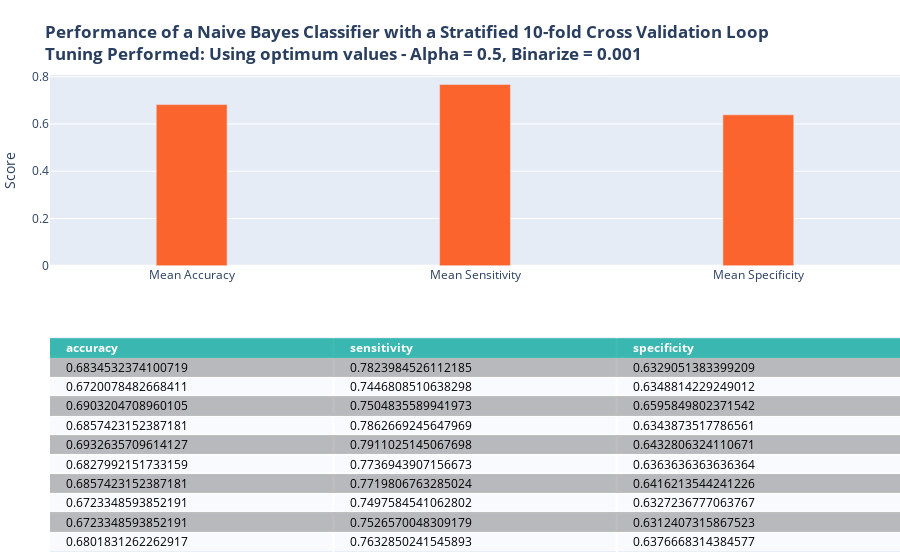

The notebook cell this image was saved under:
### Code cell
# fit model with alpha .5 and binarize .001 as found prior
cellTitle = '<b>Performance of a Naive Bayes Classifier with a Stratified 10-fold Cross Validation Loop<br>Tuning Performed: Using optimum values - Alpha = 0.5, Binarize = 0.001</b>'
nbScore = []
nb_clf = BernoulliNB(alpha=.5,binarize=.001,fit_prior=False)
for train,test in skf.split(X_mat,y):
    nb_clf.fit(X_mat[train],y.values.ravel()[train])
    y_hat = nb_clf.predict(X_mat[test])
    
    cm = confusion_matrix(y.loc[test],y_hat, labels=[1,0])
    nbScore.append({'accuracy':(cm[0,0]+cm[1,1])/sum(cm.ravel()),
                'sensitivity':cm[0,0]/(cm[0,0]+cm[0,1]),
                'specificity':cm[1,1]/(cm[1,1]+cm[1,0])})
nbScore = pd.DataFrame(nbScore)
nbFig = plotMetrics(nbScore, cellTitle)
nbFig.show()

### Figure 1 — Plotly figure (JSON) as saved in the notebook; plotly's stock layout.template omitted (floating-point values rounded to 4 significant figures)
{"data": [{"colorscale": [[0, "#00A699"], [0.5, "#a9a9a9"], [1, "#ffffff"]], "hoverinfo": "none", "opacity": 0.75, "showscale": false, "type": "heatmap", "z": [[0, 0, 0], [0.5, 0.5, 0.5], [1, 1, 1], [0.5, 0.5, 0.5], [1, 1, 1], [0.5, 0.5, 0.5], [1, 1, 1], [0.5, 0.5, 0.5], [1, 1, 1], [0.5, 0.5, 0.5], [1, 1, 1]]}, {"marker": {"color": "#FC642D"}, "type": "bar", "width": 0.25, "x": ["Mean Accuracy", "Mean Sensitivity", "Mean Specificity"], "xaxis": "x2", "y": [0.6818, 0.7666, 0.6385], "yaxis": "y2"}], "layout": {"annotations": [{"align": "left", "font": {"color": "#ffffff"}, "showarrow": false, "text": "<b>accuracy</b>", "x": -0.45, "xanchor": "left", "xref": "x", "y": 0, "yref": "y"}, {"align": "left", "font": {"color": "#ffffff"}, "showarrow": false, "text": "<b>sensitivity</b>", "x": 0.55, "xanchor": "left", "xref": "x", "y": 0, "yref": "y"}, {"align": "left", "font": {"color": "#ffffff"}, "showarrow": false, "text": "<b>specificity</b>", "x": 1.55, "xanchor": "left", "xref": "x", "y": 0, "yref": "y"}, {"align": "left", "font": {"color": "#000000"}, "showarrow": false, "text": "0.6834532374100719", "x": -0.45, "xanchor": "left", "xref": "x", "y": 1, "yref": "y"}, {"align": "left", "font": {"color": "#000000"}, "showarrow": false, "text": "0.7823984526112185", "x": 0.55, "xanchor": "left", "xref": "x", "y": 1, "yref": "y"}, {"align": "left", "font": {"color": "#000000"}, "showarrow": false, "text": "0.6329051383399209", "x": 1.55, "xanchor": "left", "xref": "x", "y": 1, "yref": "y"}, {"align": "left", "font": {"color": "#000000"}, "showarrow": false, "text": "0.6720078482668411", "x": -0.45, "xanchor": "left", "xref": "x", "y": 2, "yref": "y"}, {"align": "left", "font": {"color": "#000000"}, "showarrow": false, "text": "0.7446808510638298", "x": 0.55, "xanchor": "left", "xref": "x", "y": 2, "yref": "y"}, {"align": "left", "font": {"color": "#000000"}, "showarrow": false, "text": "0.6348814229249012", "x": 1.55, "xanchor": "left", "xref": "x", "y": 2, "yref": "y"}, {"align": "left", "font": {"color": "#000000"}, "showarrow": false, "text": "0.6903204708960105", "x": -0.45, "xanchor": "left", "xref": "x", "y": 3, "yref": "y"}, {"align": "left", "font": {"color": "#000000"}, "showarrow": false, "text": "0.7504835589941973", "x": 0.55, "xanchor": "left", "xref": "x", "y": 3, "yref": "y"}, {"align": "left", "font": {"color": "#000000"}, "showarrow": false, "text": "0.6595849802371542", "x": 1.55, "xanchor": "left", "xref": "x", "y": 3, "yref": "y"}, {"align": "left", "font": {"color": "#000000"}, "showarrow": false, "text": "0.6857423152387181", "x": -0.45, "xanchor": "left", "xref": "x", "y": 4, "yref": "y"}, {"align": "left", "font": {"color": "#000000"}, "showarrow": false, "text": "0.7862669245647969", "x": 0.55, "xanchor": "left", "xref": "x", "y": 4, "yref": "y"}, {"align": "left", "font": {"color": "#000000"}, "showarrow": false, "text": "0.6343873517786561", "x": 1.55, "xanchor": "left", "xref": "x", "y": 4, "yref": "y"}, {"align": "left", "font": {"color": "#000000"}, "showarrow": false, "text": "0.6932635709614127", "x": -0.45, "xanchor": "left", "xref": "x", "y": 5, "yref": "y"}, {"align": "left", "font": {"color": "#000000"}, "showarrow": false, "text": "0.7911025145067698", "x": 0.55, "xanchor": "left", "xref": "x", "y": 5, "yref": "y"}, {"align": "left", "font": {"color": "#000000"}, "showarrow": false, "text": "0.6432806324110671", "x": 1.55, "xanchor": "left", "xref": "x", "y": 5, "yref": "y"}, {"align": "left", "font": {"color": "#000000"}, "showarrow": false, "text": "0.6827992151733159", "x": -0.45, "xanchor": "left", "xref": "x", "y": 6, "yref": "y"}, {"align": "left", "font": {"color": "#000000"}, "showarrow": false, "text": "0.7736943907156673", "x": 0.55, "xanchor": "left", "xref": "x", "y": 6, "yref": "y"}, {"align": "left", "font": {"color": "#000000"}, "showarrow": false, "text": "0.6363636363636364", "x": 1.55, "xanchor": "left", "xref": "x", "y": 6, "yref": "y"}, {"align": "left", "font": {"color": "#000000"}, "showarrow": false, "text": "0.6857423152387181", "x": -0.45, "xanchor": "left", "xref": "x", "y": 7, "yref": "y"}, {"align": "left", "font": {"color": "#000000"}, "showarrow": false, "text": "0.7719806763285024", "x": 0.55, "xanchor": "left", "xref": "x", "y": 7, "yref": "y"}, {"align": "left", "font": {"color": "#000000"}, "showarrow": false, "text": "0.6416213544241226", "x": 1.55, "xanchor": "left", "xref": "x", "y": 7, "yref": "y"}, {"align": "left", "font": {"color": "#000000"}, "showarrow": false, "text": "0.6723348593852191", "x": -0.45, "xanchor": "left", "xref": "x", "y": 8, "yref": "y"}, {"align": "left", "font": {"color": "#000000"}, "showarrow": false, "text": "0.7497584541062802", "x": 0.55, "xanchor": "left", "xref": "x", "y": 8, "yref": "y"}, {"align": "left", "font": {"color": "#000000"}, "showarrow": false, "text": "0.6327236777063767", "x": 1.55, "xanchor": "left", "xref": "x", "y": 8, "yref": "y"}, {"align": "left", "font": {"color": "#000000"}, "showarrow": false, "text": "0.6723348593852191", "x": -0.45, "xanchor": "left", "xref": "x", "y": 9, "yref": "y"}, {"align": "left", "font": {"color": "#000000"}, "showarrow": false, "text": "0.7526570048309179", "x": 0.55, "xanchor": "left", "xref": "x", "y": 9, "yref": "y"}, {"align": "left", "font": {"color": "#000000"}, "showarrow": false, "text": "0.6312407315867523", "x": 1.55, "xanchor": "left", "xref": "x", "y": 9, "yref": "y"}, {"align": "left", "font": {"color": "#000000"}, "showarrow": false, "text": "0.6801831262262917", "x": -0.45, "xanchor": "left", "xref": "x", "y": 10, "yref": "y"}, {"align": "left", "font": {"color": "#000000"}, "showarrow": false, "text": "0.7632850241545893", "x": 0.55, "xanchor": "left", "xref": "x", "y": 10, "yref": "y"}, {"align": "left", "font": {"color": "#000000"}, "showarrow": false, "text": "0.6376668314384577", "x": 1.55, "xanchor": "left", "xref": "x", "y": 10, "yref": "y"}], "autosize": true, "margin": {"b": 0, "l": 50, "r": 0, "t": 75}, "title": {"text": "<b>Performance of a Naive Bayes Classifier with a Stratified 10-fold Cross Validation Loop<br>Tuning Performed: Using optimum values - Alpha = 0.5, Binarize = 0.001</b>"}, "xaxis": {"autorange": true, "dtick": 1, "gridwidth": 2, "range": [-0.5, 2.5], "showticklabels": false, "tick0": -0.5, "ticks": "", "zeroline": false}, "xaxis2": {"anchor": "y2", "autorange": true, "range": [-0.5, 2.5], "type": "category"}, "yaxis": {"autorange": true, "domain": [0, 0.45], "dtick": 1, "gridwidth": 2, "range": [10.5, -0.5], "showticklabels": false, "tick0": 0.5, "ticks": "", "zeroline": false}, "yaxis2": {"anchor": "x2", "autorange": true, "domain": [0.6, 1], "range": [0, 0.807], "title": {"text": "Score"}, "type": "linear"}}}
